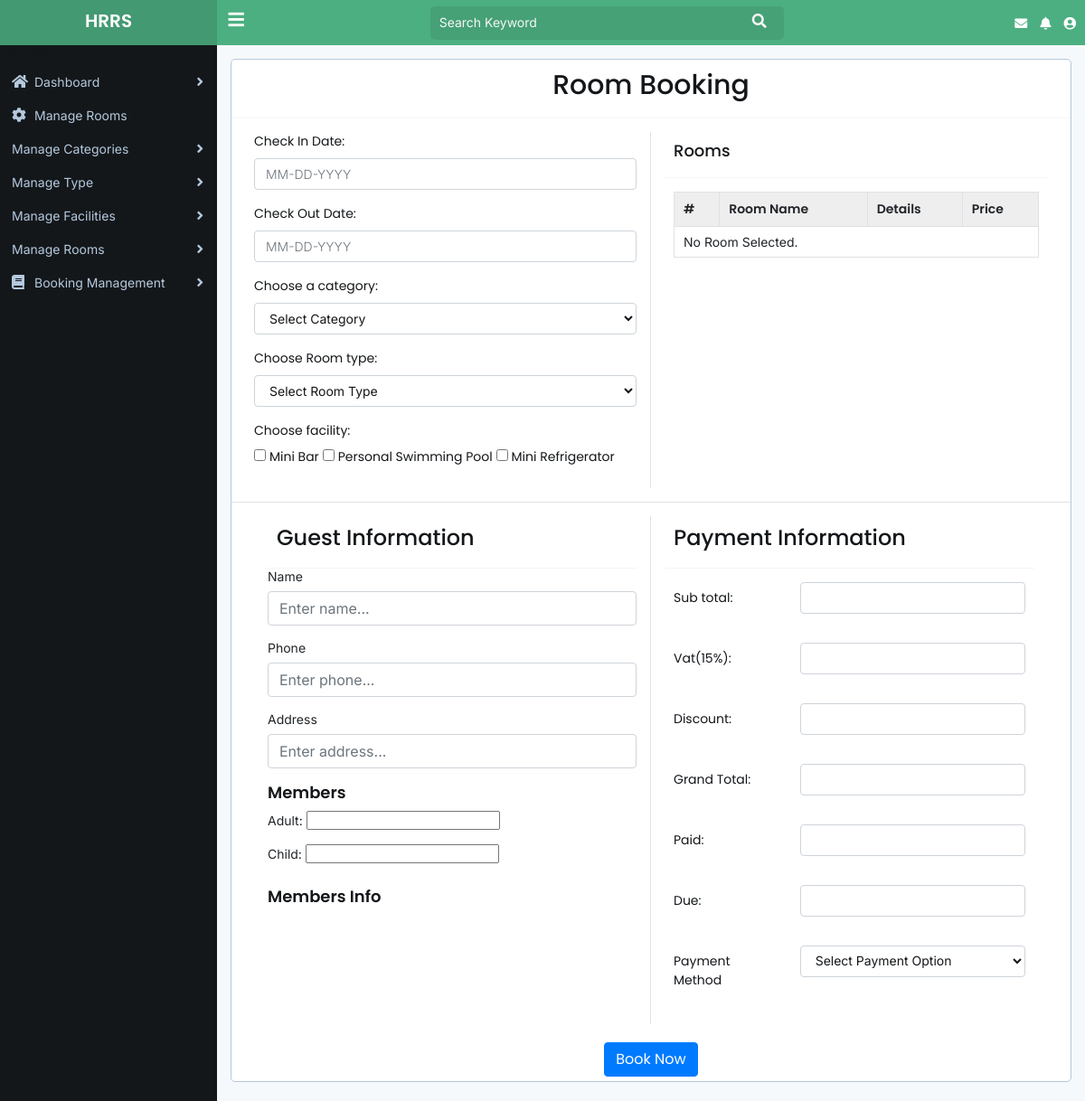
/bookroom.php (signed in), run on the app's committed database.
### tables this page shows
CREATE TABLE `tb_facilities` (
  `facility_id` int(11) NOT NULL,
  `facility_name` varchar(50) NOT NULL,
  `created_at` datetime NOT NULL DEFAULT current_timestamp()
);

### bookroom.php (the view, shortened to what this page needs)
<?php include 'header.php';
include 'sidebar.php';
?>
<div class="main-content-area">
    <div class="content">
        <div class="container-fluid">
            <div class="row">
                <div class="col-lg-12 ">
                    <div class="box">
                        <div class="box-header with-border">
                            <h1 class="box-title text-center">Room Booking</h1>
                        </div>
                        <form action="book.php" method="post">
                            <div class="box-body">
                                <div class="container-fluid">
                                    <div class="row">
                                        <div class="col-lg-6 border-right">
                                            <div class="form-group">
                                                <label for="room">Check In Date:</label>
                                                <input type="text" placeholder="MM-DD-YYYY" name="check_in"
                                                    id="checkInDate" class="form-control" autocomplete="off">
                                            </div>
                                            <div class="form-group">
                                                <label for="room">Check Out Date:</label>
                                                <input type="text" placeholder="MM-DD-YYYY" name="check_out"
                                                    id="checkOutDate" class="form-control" autocomplete="off">
                                            </div>
                                            <div class="form-group">
                                                <label for="cat_id">Choose a category:</label>
                                                <select name="cat_id" id="cat_id" class="form-control">
                                                    <option value="">Select Category</option>
                                                </select>
                                            </div>
                                            <div class="form-group">
                                                <label for="room_type_id">Choose Room type:</label>
                                                <select name="room_type_id" id="room_type_id" class="form-control">
                                                    <option value="">Select Room Type</option>
                                                </select>
                                            </div>
                                            <div class="form-group">
                                                <label for="facility">Choose facility:</label><br>
                                                <?php
                                        $sql="SELECT * FROM tb_facilities";
                                        $run=$conn->query($sql);
                                        if($run->num_rows > 0){
                                            while ($result=$run->fetch_assoc()) {?>
                                                <input type="checkbox" id="facilities" class="facilties"
                                                    name="facilities[]" value="<?php echo $result['facility_name']?>">
                                                <label for="facility<?php echo $result['facilities']?>">
                                                    <?php echo $result['facility_name']?>
                                                </label>
                                                <?php }
                                            }
                                            ?>
                                            </div>
                                        </div>
                                        <div class="col-lg-6">
                                            <div class="box-header with-border">
                                                <h4 class="box-title">Rooms</h4>
                                            </div>
                                            <div class="box-body">
                                                <table class="table table-bordered table-hover">
                                                    <thead>
                                                        <tr>
                                                            <th>#</th>
                                                            <th>Room Name</th>
                                                            <th>Details</th>
                                                            <th>Price</th>
                                                        </tr>
                                                    </thead>
                                                    <tbody id="rooms">
                                                        <tr>
                                                            <td colspan="4">No Room Selected.</td>
                                                        </tr>
                                                    </tbody>
                                                </table>
                                            </div>
                                        </div>
                                    </div>
                                </div>
                            </div>
                            <div class="col-lg-12 border-top">
                                <div class="box-body ">
                                    <div class="container-fluid">
                                        <div class="row">
                                            <div class="col-lg-6 border-right">
                                                <div class="box-header with-border">
                                                    <h2 class="box-title">Guest Information</h2>
                                                </div>
                                                <label for="guest_name">Name</label>
                                                <input type="text" class="form-group form-control" name="guest_name"
                                                    id="guest_name" placeholder="Enter name...">
                                                <label for="guest_phone">Phone</label>
                                                <input type="tel" class="form-group form-control" name="guest_phone"
                                                    id="guest_phone" placeholder="Enter phone...">
                                                <label for="guest_add">Address</label>
                                                <input type="text" class="form-group form-control" name="guest_add"
                                                    id="guest_add" placeholder="Enter address...">
                                                <h4 class="chk-btn title-hd">Members</h4>
                                                <div>
                                                    <label for="adult">Adult:</label>
                                                    <input type="number" class="form-group" name="adult" id="adult">
                                                </div>
                                                <div>
                                                    <label for="child">Child:</label>
                                                    <input type="number" class="form-group" name="child" id="child">
                                                </div>
                                                <h4 class="chk-btn title-hd">Members Info</h4>
                                            </div>
                                            <div class="col-lg-6">
                                                <div class="box-header with-border">
                                                    <h2 class="box-title">Payment Information</h2>
                                                </div>
                                                <div class="box-body">
                                                    <div class="form-group row">
                                                        <label for="sub_total" class="col-lg-4 col-form-label">Sub
                                                            total:</label>
                                                        <div class="col-lg-8">
                                                            <input class="form-group form-control" type="text"
                                                                id="sub_total" name="sub_total">
                                                        </div>
                                                    </div>
                                                    <div class="form-group row">
                                                        <label for="vat"
                                                            class="col-lg-4 col-form-label">Vat(15%):</label>
                                                        <div class="col-lg-8">
                                                            <input class="form-group form-control" type="text" id="vat"
                                                                name="vat">
                                                        </div>
                                                    </div>
                                                    <div class="form-group row">
                                                        <label for="discount"
                                                            class="col-lg-4 col-form-label">Discount:</label>
                                                        <div class="col-lg-8">
                                                            <input class="form-group form-control" type="text"
                                                                id="discount" name="discount">
                                                        </div>
                                                    </div>
                                                    <div class="form-group row">
                                                        <label for="grand_total" class="col-lg-4 col-form-label">Grand
                                                            Total:</label>
                                                        <div class="col-lg-8">
                                                            <input class="form-group form-control" type="text"
                                                                id="grand_total" name="grand_total">
                                                        </div>
                                                    </div>
                                                    <div class="form-group row">
                                                        <label for="paid" class="col-lg-4 col-form-label">Paid:</label>
                                                        <div class="col-lg-8">
                                                            <input class="form-group form-control" type="text" id="paid"
                                                                name="paid">
                                                        </div>
                                                    </div>
                                                    <div class="form-group row">
                                                        <label for="due" class="col-lg-4 col-form-label">Due:</label>
                                                        <div class="col-lg-8">
                                                            <input class="form-group form-control" type="text" id="due"
                                                                name="due">
                                                        </div>
                                                    </div>
                                                    <div class="form-group row">
                                                        <label for="" class="col-lg-4 col-form-label">Payment
                                                            Method</label>
                                                        <div class="col-lg-8">
                                                            <select name="payment_medhod" id="" class="form-group form-control">
                                                                <option value="">Select Payment Option</option>
                                                            </select>
                                                        </div>
                                                    </div>
                                                </div>
                                            </div>
                                        </div>
                                    </div>
                                </div>
                            </div>
                            <div class="box-footer">
                                <div class="text-center book-fot">
                                    <input type="submit" value="Book Now" name="book" class="btn btn-primary">
                                </div>
                            </div>
                        </form>
                    </div>
                </div>
            </div>
        </div>
    </div>
</div>
<?php include 'footer.php' ?>

### assets/css/style.css (style rules this page uses)
* { margin: 0px; padding: 0px; box-sizing: border-box; outline: none; }
html, body { width: 100%; height: 100%; }
body { font-family: "Inter", sans-serif; font-size: 14px; line-height: normal; background: #f6f9fb; }
h1, h2, h3, h4, h5, h6 { font-family: "Poppins", sans-serif; font-weight: 600; margin: 0; padding: 0; color: #14171a; }
h1 { font-size: 30px; }
h2 { font-size: 24px; }
h4 { font-size: 18px; }
.btn { font-family: "Poppins", sans-serif; font-weight: 400; }
.main-content-area { width: calc(100% - 240px); margin-left: 240px; transition: 300ms linear; padding: 15px 0px; }
.box { background: #ffffff; border: 1px solid #b4c9de; border-radius: 5px; margin-bottom: 30px; }
.box .box-header { padding: 10px 10px 15px 10px; }
.box .box-header.with-border { border-bottom: 1px solid #f5f5f5; }
.box .box-header .box-title { padding-bottom: 3px; font-weight: 500; }
.box .box-body { padding: 15px 10px; }
.table tr th { font-family: "Poppins", sans-serif; font-weight: 600; padding: 8px 10px; border-bottom-width: 1px; }
.table tr td { font-size: 14px; padding: 8px 10px; }
.table.table-bordered thead { background: #eeeeee; }
.table.table-hover tr td { cursor: pointer; }
.form-group label { color: #14171a; font-family: "Poppins", sans-serif; }
.form-group .form-control { font-size: 14px; font-weight: 400; color: #14171a; }
.form-group .form-control::placeholder { font-weight: 300; }

### assets/css/custom.css (style rules this page uses)
.chk-btn { margin-top: 10px; margin-bottom: 10px; }
.border-right { border-right: 2px solid blue; }
.border-top { border-top: 4px solid blue; }
.book-fot { padding: 5px 5px; }

### data on the page
tb_facilities: facility_name "Mini Bar"
tb_facilities: facility_name "Personal Swimming Pool"
tb_facilities: facility_name "Mini Refrigerator"
